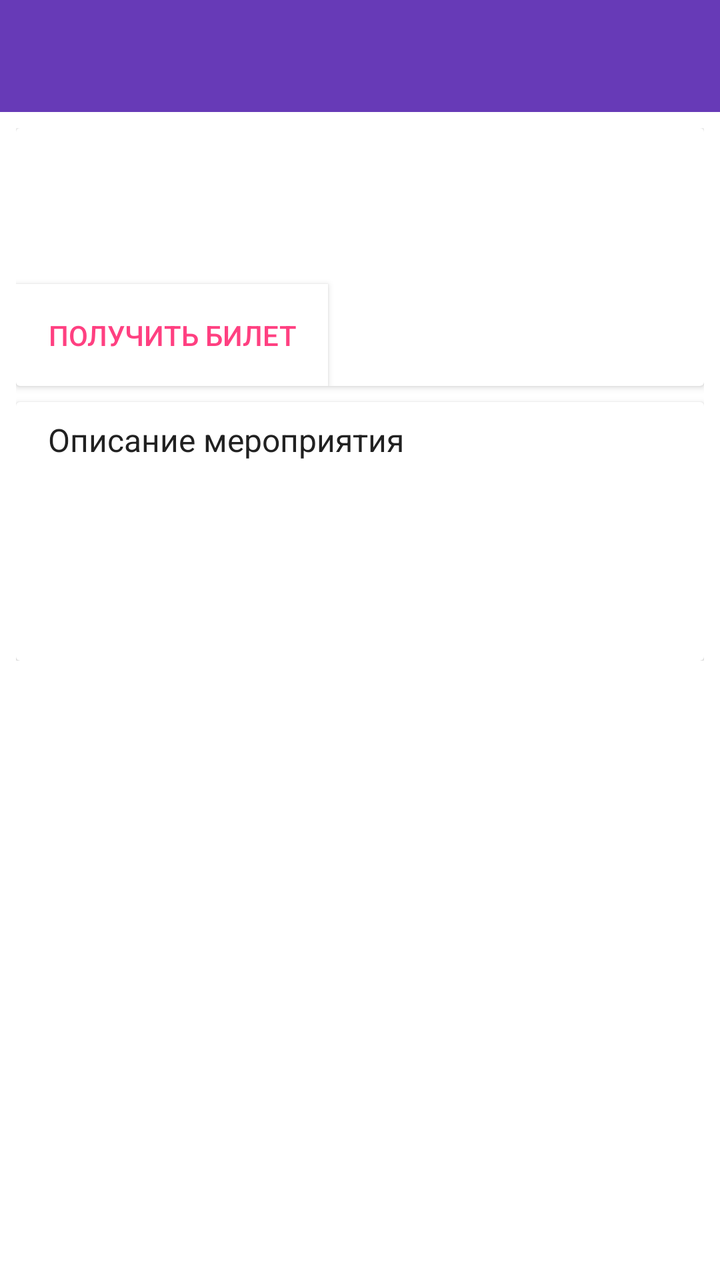
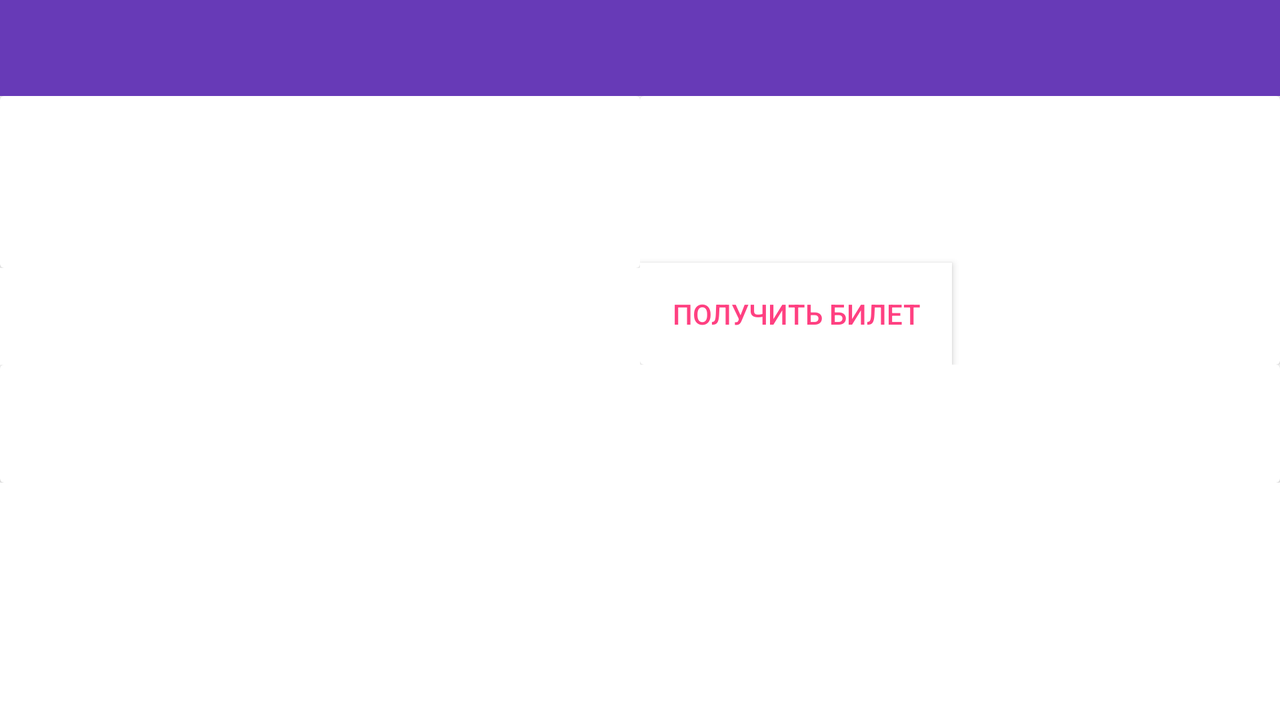

One screen, two layout resources from the same app: the default and the repository's alternative for another configuration. Each is rendered where Android would select it; the XML of both is given below.
<!-- AndroidManifest.xml: application theme AppTheme -->
<!-- res/layout/activity_card_view_event.xml -->
<?xml version="1.0" encoding="utf-8"?>
<LinearLayout xmlns:android="http://schemas.android.com/apk/res/android"
    xmlns:app="http://schemas.android.com/apk/res-auto"
    android:orientation="vertical"
    android:layout_width="match_parent"
    android:layout_height="match_parent"
    android:background="@color/white"
    android:fitsSystemWindows="true">

    <LinearLayout
        android:id="@+id/container_toolbar"
        android:layout_width="match_parent"
        android:layout_height="wrap_content">
        
        <include
            android:id="@+id/toolbar"
            layout="@layout/toolbar"/>

    </LinearLayout>

    <LinearLayout
        android:layout_width="match_parent"
        android:layout_height="wrap_content"
        android:layout_marginTop="8dp"
        android:layout_marginBottom="16dp"
        android:background="@color/white">

        
        <ScrollView
            android:layout_width="match_parent"
            android:layout_height="wrap_content">

            <LinearLayout
                android:orientation="vertical"
                android:layout_width="match_parent"
                android:layout_height="match_parent"
                android:paddingLeft="8dp"
                android:paddingRight="8dp">

                <android.support.v7.widget.CardView
                    xmlns:card_view="http://schemas.android.com/apk/res-auto"
                    android:id="@+id/cv_title"
                    android:layout_width="match_parent"
                    android:layout_height="match_parent"
                    card_view:cardElevation="2dp"
                    card_view:cardBackgroundColor="@color/white">

                    <LinearLayout
                        android:orientation="vertical"
                        android:layout_width="match_parent"
                        android:layout_height="match_parent">
                        
                        <ImageView
                            android:id="@+id/iv_city"
                            android:layout_width="match_parent"
                            android:layout_height="match_parent"
                            android:adjustViewBounds="true"/>
                        
                        <TextView
                            android:layout_width="match_parent"
                            android:layout_height="wrap_content"
                            android:id="@+id/tv_name"
                            android:fontFamily="sans-serif"
                            android:textSize="20sp"
                            android:textColor="@color/colorTextPrimary"
                            android:paddingTop="@dimen/tv_name_padding_top"
                            android:padding="@dimen/tv_name_padding_left"
                            android:gravity="center_vertical|left" />
                        
                        <LinearLayout
                            android:orientation="horizontal"
                            android:layout_width="match_parent"
                            android:layout_height="wrap_content">
                            <ImageView
                                android:layout_width="wrap_content"
                                android:layout_height="wrap_content"
                                android:paddingLeft="@dimen/iv_address_padding_left"
                                android:id="@+id/icon_clock"
                                android:layout_gravity="center_vertical" />
                            
                            <TextView
                                android:layout_width="match_parent"
                                android:layout_height="wrap_content"
                                android:layout_gravity="center_vertical"
                                android:id="@+id/tv_date"
                                android:paddingLeft="@dimen/tv_date_padding_left"
                                android:fontFamily="sans-serif"
                                android:textSize="14sp"
                                android:textColor="@color/colorTextSecondary"
                                android:gravity="center_vertical|left" />
                        </LinearLayout>
                        
                        <Button
                            android:layout_width="wrap_content"
                            android:layout_height="wrap_content"
                            android:id="@+id/btn_ticket"
                            android:text="@string/btn_link"
                            android:fontFamily="sans-serif-medium"
                            android:textSize="14sp"
                            android:padding="16dp"
                            android:layout_gravity="center_horizontal|left"
                            android:textColor="@color/colorAccent"
                            android:background="@color/white"
                            android:enabled="true"/>
                    </LinearLayout>
                </android.support.v7.widget.CardView>

                <android.support.v7.widget.CardView
                    xmlns:card_view="http://schemas.android.com/apk/res-auto"
                    android:id="@+id/cv_about"
                    android:layout_width="match_parent"
                    android:layout_height="wrap_content"
                    android:layout_marginTop="8dp"
                    card_view:cardElevation="2dp"
                    card_view:cardBackgroundColor="@color/white">
                    <LinearLayout
                        android:orientation="vertical"
                        android:layout_width="match_parent"
                        android:layout_height="match_parent">
                        
                        <TextView
                            android:layout_width="match_parent"
                            android:layout_height="wrap_content"
                            android:paddingTop="8dp"
                            android:paddingLeft="@dimen/tv_about_padding"
                            android:text="@string/cv_about"
                            android:fontFamily="sans-serif"
                            android:textSize="16sp"
                            android:textColor="@color/colorTextPrimary"
                            android:gravity="center_vertical|left" />
                        
                        <TextView
                            android:layout_width="match_parent"
                            android:layout_height="wrap_content"
                            android:id="@+id/tv_about"
                            android:paddingTop="8dp"
                            android:paddingLeft="@dimen/tv_about_padding"
                            android:paddingRight="@dimen/tv_about_padding"
                            android:fontFamily="sans-serif"
                            android:textSize="16sp"
                            android:textColor="@color/colorTextSecondary"
                            android:gravity="fill" />
                        
                        <LinearLayout
                            android:orientation="horizontal"
                            android:layout_width="match_parent"
                            android:layout_height="wrap_content"
                            android:layout_marginTop="@dimen/ll_address_margin_top">
                            <ImageView
                                android:layout_width="wrap_content"
                                android:layout_height="wrap_content"
                                android:paddingLeft="@dimen/iv_address_padding_left"
                                android:id="@+id/icon_place"
                                android:layout_gravity="center_vertical" />
                            <TextView
                                android:layout_width="wrap_content"
                                android:layout_height="wrap_content"
                                android:id="@+id/tv_place"
                                android:paddingLeft="@dimen/tv_address_padding_left"
                                android:paddingRight="@dimen/tv_address_padding_right"
                                android:fontFamily="sans-serif-medium"
                                android:textSize="14sp"
                                android:textColor="@color/colorTextSecondary"
                                android:layout_gravity="center_vertical"
                                android:gravity="center_vertical|left" />
                        </LinearLayout>
                        
                        <LinearLayout
                            android:orientation="horizontal"
                            android:layout_width="match_parent"
                            android:layout_height="wrap_content"
                            android:layout_marginTop="@dimen/ll_org_margin_top"
                            android:layout_marginBottom="16dp">
                            <ImageView
                                android:layout_width="wrap_content"
                                android:layout_height="wrap_content"
                                android:paddingLeft="@dimen/iv_org_padding_left"
                                android:id="@+id/icon_admin"
                                android:layout_gravity="center_vertical" />
                            <TextView
                                android:layout_width="wrap_content"
                                android:layout_height="wrap_content"
                                android:id="@+id/tv_admin"
                                android:paddingLeft="@dimen/tv_org_padding_left"
                                android:paddingRight="@dimen/tv_org_padding_right"
                                android:fontFamily="sans-serif-medium"
                                android:textSize="14sp"
                                android:textColor="@color/colorTextSecondary"
                                android:layout_gravity="center_vertical"
                                android:gravity="center_vertical|left" />
                        </LinearLayout>
                    </LinearLayout>
                </android.support.v7.widget.CardView>

            </LinearLayout>
        </ScrollView>
    </LinearLayout>

</LinearLayout>
<!-- res/layout/toolbar.xml (included above) -->
<?xml version="1.0" encoding="utf-8"?>
<android.support.v7.widget.Toolbar
    xmlns:android="http://schemas.android.com/apk/res/android"
    xmlns:app="http://schemas.android.com/apk/res-auto"
    android:id="@+id/toolbar"
    android:layout_width="match_parent"
    android:layout_height="wrap_content"
    android:minHeight="?attr/actionBarSize"
    android:background="@color/colorPrimary"
    app:theme="@style/ThemeOverlay.AppCompat.Dark.ActionBar"
    app:popupTheme="@style/ThemeOverlay.AppCompat.Light">

</android.support.v7.widget.Toolbar>
<!-- resources referenced by this layout -->
<resources>
  <color name="colorAccent">#FF4081</color>
  <color name="colorPrimary">#673AB7</color>
  <color name="colorTextPrimary">#212121</color>
  <color name="colorTextSecondary">#727272</color>
  <color name="white">#FFFFFF</color>
  <!-- from res/values-v21/ -->
  <dimen name="iv_address_padding_left">16dp</dimen>
  <!-- from res/values-v21/ -->
  <dimen name="iv_org_padding_left">16dp</dimen>
  <!-- from res/values-v21/ -->
  <dimen name="ll_address_margin_top">8dp</dimen>
  <!-- from res/values-v21/ -->
  <dimen name="ll_org_margin_top">8dp</dimen>
  <!-- from res/values-v21/ -->
  <dimen name="tv_about_padding">16dp</dimen>
  <!-- from res/values-v21/ -->
  <dimen name="tv_address_padding_left">16dp</dimen>
  <!-- from res/values-v21/ -->
  <dimen name="tv_address_padding_right">16dp</dimen>
  <!-- from res/values-v21/ -->
  <dimen name="tv_date_padding_left">16dp</dimen>
  <!-- from res/values-v21/ -->
  <dimen name="tv_name_padding_left">16dp</dimen>
  <!-- from res/values-v21/ -->
  <dimen name="tv_name_padding_top">8dp</dimen>
  <!-- from res/values-v21/ -->
  <dimen name="tv_org_padding_left">16dp</dimen>
  <!-- from res/values-v21/ -->
  <dimen name="tv_org_padding_right">16dp</dimen>
  <string name="btn_link">Получить билет</string>
  <string name="cv_about">Описание мероприятия</string>
  <!-- from res/values-v21/ -->
  <style name="AppTheme" parent="AppTheme.Base">
          <item name="colorPrimary">@color/colorPrimary</item>
          <item name="colorPrimaryDark">@color/colorPrimaryDark</item>
          <item name="colorAccent">@color/colorAccent</item>
          <item name="android:textColorPrimary">@color/colorTextPrimary</item>
          <item name="android:textColorSecondary">@color/colorTextSecondary</item>
  
          <item name="android:windowTranslucentStatus">true</item>
          <item name="android:alertDialogTheme">@style/MyAlertDialog</item>
      </style>
  <style name="AppTheme.Base" parent="Theme.AppCompat.Light.NoActionBar">
          <item name="colorPrimary">@color/colorPrimary</item>
          <item name="colorPrimaryDark">@color/colorPrimaryDark</item>
          <item name="colorAccent">@color/colorAccent</item>
          <item name="android:textColorPrimary">@color/colorTextPrimary</item>
          <item name="android:textColorSecondary">@color/colorTextSecondary</item>
  
          <item name="android:windowNoTitle">true</item>
          <item name="windowActionBar">false</item>
          <item name="alertDialogTheme">@style/AlertDialogStyle</item>
      </style>
  <color name="colorPrimaryDark">#512DA8</color>
  <!-- from res/values-v21/ -->
  <style name="MyAlertDialog" parent="android:Theme.Material.Light.Dialog.Alert">
          <item name="android:colorAccent">@color/colorAccent</item>
          <item name="android:colorPrimary">@color/colorPrimary</item>
          <item name="android:colorPrimaryDark">@color/colorPrimaryDark</item>
      </style>
  <style name="AlertDialogStyle" parent="Theme.AppCompat.Light.Dialog.Alert">
          <item name="colorAccent">@color/colorAccent</item>
          <item name="colorPrimary">@color/colorPrimary</item>
          <item name="colorPrimaryDark">@color/colorPrimaryDark</item>
      </style>
</resources>
<!-- res/layout-land/activity_card_view_event.xml (the repository's variant of the layout above) -->
<!-- drawn on the phone turned sideways -->
<?xml version="1.0" encoding="utf-8"?>
<LinearLayout xmlns:android="http://schemas.android.com/apk/res/android"
    xmlns:app="http://schemas.android.com/apk/res-auto"
    android:layout_width="match_parent"
    android:layout_height="match_parent"
    android:background="@color/white"
    android:fitsSystemWindows="true"
    android:orientation="vertical">

    <LinearLayout
        android:id="@+id/container_toolbar"
        android:layout_width="match_parent"
        android:layout_height="wrap_content">
        
        <include
            android:id="@+id/toolbar"
            layout="@layout/toolbar"/>

    </LinearLayout>

    <LinearLayout
        android:layout_width="match_parent"
        android:layout_height="wrap_content"
        android:background="@color/white">

        
        <ScrollView
            android:layout_width="match_parent"
            android:layout_height="wrap_content">
            <LinearLayout
                android:layout_width="match_parent"
                android:layout_height="match_parent"
                android:orientation="vertical">

                <LinearLayout
                    android:orientation="horizontal"
                    android:layout_width="match_parent"
                    android:layout_height="match_parent">

                    
                    <LinearLayout
                        android:orientation="vertical"
                        android:layout_width="match_parent"
                        android:layout_height="wrap_content"
                        android:layout_weight="1">

                        <android.support.v7.widget.CardView
                            xmlns:card_view="http://schemas.android.com/apk/res-auto"
                            android:id="@+id/cv_title"
                            android:layout_width="match_parent"
                            android:layout_height="match_parent"
                            card_view:cardElevation="2dp"
                            card_view:cardBackgroundColor="@color/white"
                            android:layout_weight="1">

                            <LinearLayout
                                android:orientation="vertical"
                                android:layout_width="match_parent"
                                android:layout_height="match_parent">
                                
                                <ImageView
                                    android:id="@+id/iv_city"
                                    android:layout_width="match_parent"
                                    android:layout_height="match_parent"
                                    android:adjustViewBounds="true"
                                    android:layout_gravity="top" />
                                
                                <LinearLayout
                                    android:orientation="horizontal"
                                    android:layout_width="match_parent"
                                    android:layout_height="wrap_content"
                                    android:layout_marginTop="@dimen/ll_address_margin_top">
                                    <ImageView
                                        android:layout_width="wrap_content"
                                        android:layout_height="wrap_content"
                                        android:paddingLeft="@dimen/iv_address_padding_left"
                                        android:id="@+id/icon_place"
                                        android:layout_gravity="center_vertical" />
                                    <TextView
                                        android:layout_width="wrap_content"
                                        android:layout_height="wrap_content"
                                        android:id="@+id/tv_place"
                                        android:paddingTop="@dimen/tv_address_padding"
                                        android:paddingBottom="@dimen/tv_address_padding"
                                        android:paddingLeft="@dimen/tv_address_padding_left"
                                        android:paddingRight="@dimen/tv_address_padding_right"
                                        android:fontFamily="sans-serif-medium"
                                        android:textSize="14sp"
                                        android:textColor="@color/colorTextSecondary"
                                        android:layout_gravity="center_vertical" />
                                </LinearLayout>
                                
                                <LinearLayout
                                    android:orientation="horizontal"
                                    android:layout_width="match_parent"
                                    android:layout_height="wrap_content"
                                    android:layout_marginTop="@dimen/ll_org_margin_top">
                                    <ImageView
                                        android:layout_width="wrap_content"
                                        android:layout_height="wrap_content"
                                        android:paddingLeft="@dimen/iv_org_padding_left"
                                        android:id="@+id/icon_admin"
                                        android:layout_gravity="center_vertical" />
                                    <TextView
                                        android:layout_width="wrap_content"
                                        android:layout_height="wrap_content"
                                        android:id="@+id/tv_admin"
                                        android:paddingTop="@dimen/tv_org_padding"
                                        android:paddingBottom="@dimen/tv_org_padding"
                                        android:paddingLeft="@dimen/tv_org_padding_left"
                                        android:paddingRight="@dimen/tv_org_padding_right"
                                        android:fontFamily="sans-serif-medium"
                                        android:textSize="14sp"
                                        android:textColor="@color/colorTextSecondary"
                                        android:layout_gravity="center_vertical" />
                                </LinearLayout>

                            </LinearLayout>
                        </android.support.v7.widget.CardView>
                    </LinearLayout>

                    
                    <LinearLayout
                        android:orientation="vertical"
                        android:layout_width="match_parent"
                        android:layout_height="wrap_content"
                        android:layout_weight="1">

                        <android.support.v7.widget.CardView
                            xmlns:card_view="http://schemas.android.com/apk/res-auto"
                            android:id="@+id/cv_where"
                            android:layout_width="match_parent"
                            android:layout_height="match_parent"
                            card_view:cardElevation="2dp"
                            card_view:cardBackgroundColor="@color/white"
                            android:layout_weight="0.7">
                            <LinearLayout
                                android:orientation="vertical"
                                android:layout_width="match_parent"
                                android:layout_height="match_parent">
                                
                                <TextView
                                    android:layout_width="match_parent"
                                    android:layout_height="wrap_content"
                                    android:id="@+id/tv_name"
                                    android:fontFamily="sans-serif"
                                    android:textSize="24sp"
                                    android:textColor="@color/colorTextPrimary"
                                    android:paddingTop="@dimen/tv_name_padding_top"
                                    android:padding="@dimen/tv_name_padding_left"
                                    android:gravity="center_vertical|left" />
                                <LinearLayout
                                    android:orientation="horizontal"
                                    android:layout_width="match_parent"
                                    android:layout_height="wrap_content">
                                    <ImageView
                                        android:layout_width="wrap_content"
                                        android:layout_height="wrap_content"
                                        android:paddingLeft="@dimen/iv_org_padding_left"
                                        android:id="@+id/icon_clock"
                                        android:layout_gravity="center_vertical" />
                                    
                                    <TextView
                                        android:layout_width="match_parent"
                                        android:layout_height="wrap_content"
                                        android:id="@+id/tv_date"
                                        android:paddingLeft="@dimen/tv_date_padding_left"
                                        android:fontFamily="sans-serif"
                                        android:textSize="14sp"
                                        android:textColor="@color/colorTextSecondary"
                                        android:gravity="center_vertical|left" />
                                </LinearLayout>
                                
                                <Button
                                    android:layout_width="wrap_content"
                                    android:layout_height="wrap_content"
                                    android:id="@+id/btn_ticket"
                                    android:text="@string/btn_link"
                                    android:fontFamily="sans-serif-medium"
                                    android:textSize="14sp"
                                    android:padding="16dp"
                                    android:layout_gravity="center_horizontal|left"
                                    android:textColor="@color/colorAccent"
                                    android:background="@color/white"
                                    android:enabled="true"/>

                            </LinearLayout>
                        </android.support.v7.widget.CardView>
                    </LinearLayout>
                </LinearLayout>

                <LinearLayout
                    android:orientation="horizontal"
                    android:layout_width="match_parent"
                    android:layout_height="match_parent">

                    <android.support.v7.widget.CardView
                        xmlns:card_view="http://schemas.android.com/apk/res-auto"
                        android:id="@+id/cv_about"
                        android:layout_width="match_parent"
                        android:layout_height="wrap_content"
                        card_view:cardElevation="2dp"
                        card_view:cardBackgroundColor="@color/white">
                        
                        <TextView
                            android:layout_width="match_parent"
                            android:layout_height="wrap_content"
                            android:id="@+id/tv_about"
                            android:padding="@dimen/tv_about_padding"
                            android:fontFamily="sans-serif"
                            android:textSize="20sp"
                            android:textColor="@color/colorTextSecondary"
                            android:gravity="fill" />
                    </android.support.v7.widget.CardView>

                </LinearLayout>
            </LinearLayout>
        </ScrollView>
    </LinearLayout>



</LinearLayout>
<!-- resources referenced by the variant -->
<!-- as the phone turned sideways resolves them -->
<resources>
  <color name="colorAccent">#FF4081</color>
  <color name="colorPrimary">#673AB7</color>
  <color name="colorTextPrimary">#212121</color>
  <color name="colorTextSecondary">#727272</color>
  <color name="white">#FFFFFF</color>
  <!-- from res/values-v21/ -->
  <dimen name="iv_address_padding_left">16dp</dimen>
  <!-- from res/values-v21/ -->
  <dimen name="iv_org_padding_left">16dp</dimen>
  <!-- from res/values-v21/ -->
  <dimen name="ll_address_margin_top">8dp</dimen>
  <!-- from res/values-v21/ -->
  <dimen name="ll_org_margin_top">8dp</dimen>
  <!-- from res/values-v21/ -->
  <dimen name="tv_about_padding">16dp</dimen>
  <!-- from res/values-v21/ -->
  <dimen name="tv_address_padding">8dp</dimen>
  <!-- from res/values-v21/ -->
  <dimen name="tv_address_padding_left">16dp</dimen>
  <!-- from res/values-v21/ -->
  <dimen name="tv_address_padding_right">16dp</dimen>
  <!-- from res/values-v21/ -->
  <dimen name="tv_date_padding_left">16dp</dimen>
  <!-- from res/values-v21/ -->
  <dimen name="tv_name_padding_left">16dp</dimen>
  <!-- from res/values-v21/ -->
  <dimen name="tv_name_padding_top">8dp</dimen>
  <!-- from res/values-v21/ -->
  <dimen name="tv_org_padding">8dp</dimen>
  <!-- from res/values-v21/ -->
  <dimen name="tv_org_padding_left">16dp</dimen>
  <!-- from res/values-v21/ -->
  <dimen name="tv_org_padding_right">16dp</dimen>
  <string name="btn_link">Получить билет</string>
  <!-- from res/values-v21/ -->
  <style name="AppTheme" parent="AppTheme.Base">
          <item name="colorPrimary">@color/colorPrimary</item>
          <item name="colorPrimaryDark">@color/colorPrimaryDark</item>
          <item name="colorAccent">@color/colorAccent</item>
          <item name="android:textColorPrimary">@color/colorTextPrimary</item>
          <item name="android:textColorSecondary">@color/colorTextSecondary</item>
  
          <item name="android:windowTranslucentStatus">true</item>
          <item name="android:alertDialogTheme">@style/MyAlertDialog</item>
      </style>
  <style name="AppTheme.Base" parent="Theme.AppCompat.Light.NoActionBar">
          <item name="colorPrimary">@color/colorPrimary</item>
          <item name="colorPrimaryDark">@color/colorPrimaryDark</item>
          <item name="colorAccent">@color/colorAccent</item>
          <item name="android:textColorPrimary">@color/colorTextPrimary</item>
          <item name="android:textColorSecondary">@color/colorTextSecondary</item>
  
          <item name="android:windowNoTitle">true</item>
          <item name="windowActionBar">false</item>
          <item name="alertDialogTheme">@style/AlertDialogStyle</item>
      </style>
  <color name="colorPrimaryDark">#512DA8</color>
  <!-- from res/values-v21/ -->
  <style name="MyAlertDialog" parent="android:Theme.Material.Light.Dialog.Alert">
          <item name="android:colorAccent">@color/colorAccent</item>
          <item name="android:colorPrimary">@color/colorPrimary</item>
          <item name="android:colorPrimaryDark">@color/colorPrimaryDark</item>
      </style>
  <style name="AlertDialogStyle" parent="Theme.AppCompat.Light.Dialog.Alert">
          <item name="colorAccent">@color/colorAccent</item>
          <item name="colorPrimary">@color/colorPrimary</item>
          <item name="colorPrimaryDark">@color/colorPrimaryDark</item>
      </style>
</resources>
